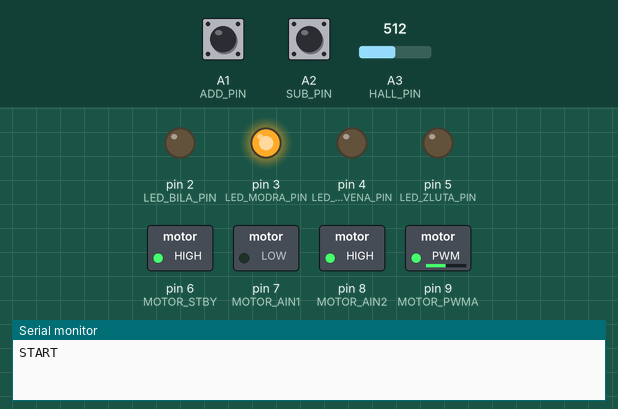
A sketch run on a simulated Arduino Uno, built with avr-gcc and run on an emulated ATmega328P. Shown: switched loads named in the sketch (green lamp = pin HIGH), output pins drawn as LEDs (lit = HIGH), the last lines printed to the serial monitor. The test bench sets the inputs (shaded band); at power-on: A3 (HALL_PIN) = 512, A1 (ADD_PIN) HIGH, A2 (SUB_PIN) HIGH.

Above: at 1.2 s.
1.3 s: A3 (HALL_PIN) set to 574
2.8 s: A3 (HALL_PIN) set to 593
At 3.3 s:
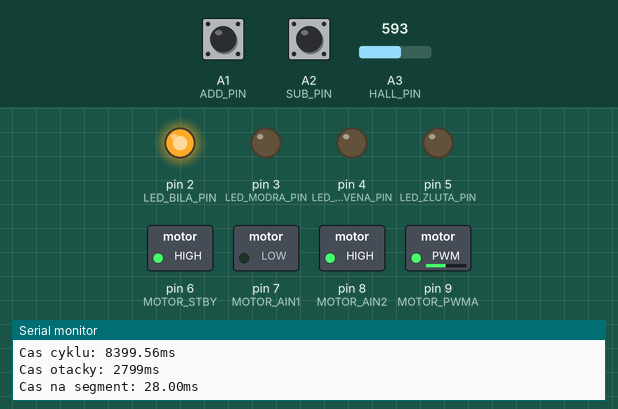
5.8 s: A1 (ADD_PIN) pulled LOW for 1 s
At 8.5 s:
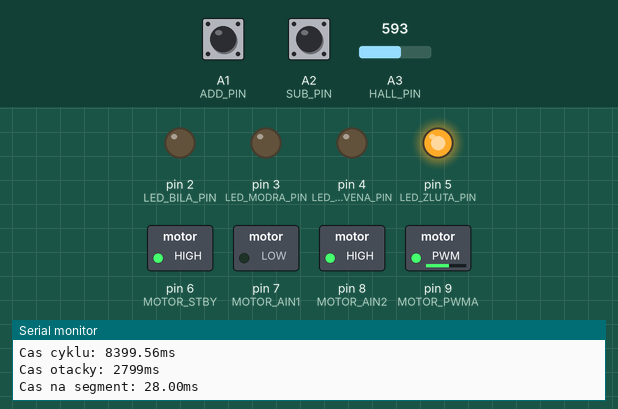
8.8 s: A2 (SUB_PIN) pulled LOW for 3.2 s
At 13.1 s:
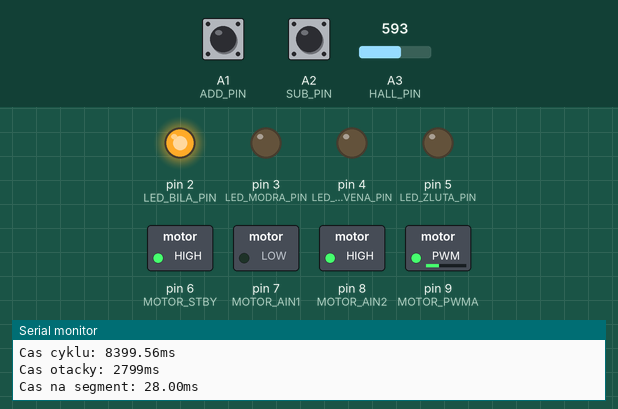
13.5 s: A2 (SUB_PIN) pulled LOW for 1 s
At 15.2 s:
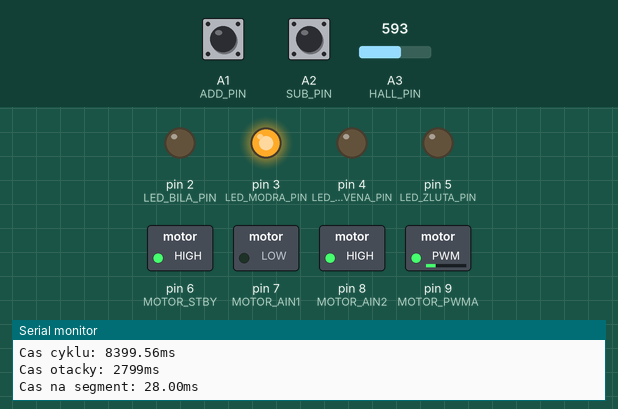
16.5 s: A2 (SUB_PIN) pulled LOW for 3.2 s
At 20.2 s:
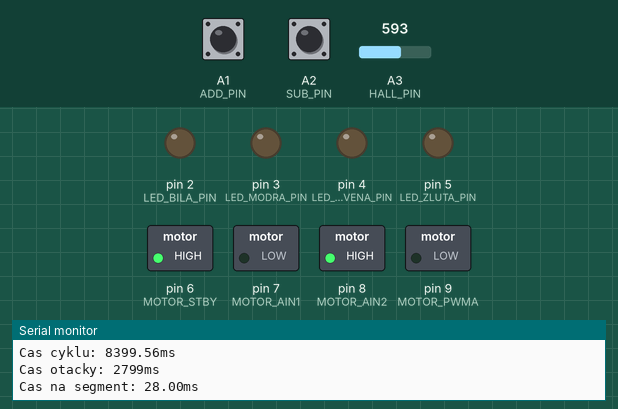
Timing chart, 0 to 21.7 s (numbered marks = the images above; inputs shaded):
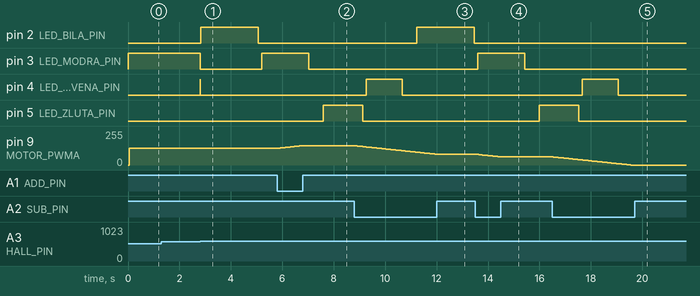

The sketch:

main.ino
```cpp
#include "LedRozmezi.hpp"
//#include <SparkFun_TB6612.h>

// definice hodnot ohledne cyklu
#define POCET_SEGMENTU_CYKLU 300
#define HALL_ZMENA_LIMIT 70
#define OTACKY_NA_CYKLUS 3.0 // pocet otacek osy potreba k udelani jednoho celeho cyklu

// definice pinu pro ovladani motoru
#define MOTOR_STBY 6
#define MOTOR_AIN1 7
#define MOTOR_AIN2 8
#define MOTOR_PWMA 9

// definice pinu pro hall senzor
#define HALL_PIN A3

// definice pinu pro tlacitka
#define ADD_PIN A1
#define SUB_PIN A2

// definice pinu pro ledky
#define LED_MODRA_PIN 3
#define LED_ZLUTA_PIN 5
#define LED_CERVENA_PIN 4
#define LED_BILA_PIN 2

// odsazeni pozice motoru vuci zacaktu segmenut (v poctu segmentu)
#define VYCHOZI_ODSAZENI 20
// prodleva cteni tlacitek v us
#define CAS_CTENI_TLACITEK (50 * 1000)


LedRozmezi modraLedka   = LedRozmezi(LED_MODRA_PIN,   5, 70, "modra");
LedRozmezi zlutaLedka   = LedRozmezi(LED_ZLUTA_PIN,   90, 145, "zluta");
LedRozmezi cervenaLedka = LedRozmezi(LED_CERVENA_PIN, 150, 200, "cervena");
LedRozmezi bilaLedka    = LedRozmezi(LED_BILA_PIN,    220, 300, "bila");

uint8_t rychlost = 125; // vychozi rychlost motoru (od 0 - 255)
unsigned long cas_minuleho_cteni = 0;
bool kalibracni_mod = false;
int odsazeni = VYCHOZI_ODSAZENI;

unsigned long cas_minule_otacky = 0;     // jak dlouho trvala posledni otacka
unsigned long cas_minuleho_segmentu = 0; // cas kdy se preslo do minuleho segmentu
double us_na_segment = 0xFFFFFFFF;       // prumerny cas jak dlouho trva jeden segment

int otacka_osy = 0;         // pocitadlo otacek osy. 3 otacky = 1 cyklus motoru
int minula_otacka_osy = 0;  // minuly stav pocitadla otacek osy

bool magnet_blizko = false; // bool pro "vypinani" kdy se reaguje na pozici magnetu
int segment = 0;            // pocitadlo kde se nachazime ve "virtualnim" poli


int rozdil(int hodnota1, int hodnota2) {
  return abs(hodnota1 - hodnota2);
}


void setup() {
  pinMode(HALL_PIN, INPUT);
  pinMode(MOTOR_STBY, OUTPUT);
  pinMode(MOTOR_AIN1, OUTPUT);
  pinMode(MOTOR_AIN2, OUTPUT);
  pinMode(MOTOR_STBY, OUTPUT);
  pinMode(MOTOR_PWMA, OUTPUT);
  pinMode(ADD_PIN, INPUT_PULLUP);
  pinMode(SUB_PIN, INPUT_PULLUP);

  Serial.begin(115200);
  Serial.println("START");

  digitalWrite(MOTOR_STBY, HIGH);
  digitalWrite(MOTOR_AIN1, LOW);
  digitalWrite(MOTOR_AIN2, HIGH);
}

void loop() {
  // celkovy cas od zapnuti
  unsigned long ted = micros();

  // precteme hodnotu kazdych 10 ms
  // velice jednoduchy zpusob jak vyresit velkou rychlost loopu
  if (ted - cas_minuleho_cteni >= 50000)
  {
    cas_minuleho_cteni = ted;

    // vycteni tlacitek pro ovladani rychlosti
    // obracena logika - 0 = zmacknuto
    bool pridat = !digitalRead(ADD_PIN);
    bool ubrat = !digitalRead(SUB_PIN);

    // zmacknuti obou tlacitek -> prepnout rezim
    if (pridat == true && ubrat == true)
    {
      // cekej dokud jsou tlacitka zmacknuta
      while (!digitalRead(ADD_PIN) || !digitalRead(SUB_PIN));
      kalibracni_mod = !kalibracni_mod;
    }

    // kalibracni rezim
    if (kalibracni_mod)
    {
      if (pridat && odsazeni != POCET_SEGMENTU_CYKLU)
      {
        odsazeni++;
      }
      // je zmacknute tlacitko pro ubrani a nejsme na limitu -> ubrat
      else if (ubrat && odsazeni != 0)
      {
        odsazeni--;
      }
    }
    // rychlostni rezim
    else
    {
      // je zmacknute tlacitko pro pridani a nejsme na limitu -> pridat
      if (pridat && rychlost != UINT8_MAX)
      {
        rychlost++;
      }
      // je zmacknute tlacitko pro ubrani a nejsme na limitu -> ubrat
      else if (ubrat && rychlost != 0)
      {
        rychlost--;
      }
    }

    // zapsani rychlosti do motoru
    analogWrite(MOTOR_PWMA, rychlost);
  }

  // senzor vraci linearni napeti
  // kdyz nic neni u senzoru, vraci +- polovinu mezi 0 - 5V
  // atmega168 ma 10bit ADC -> polovina = 2^10 / 2 = 512
  // zajima nas hall_zmena/rozdil od poloviny, takze absolutni hodnota poloviny - hodnota senzoru
  int hall_zmena = rozdil(analogRead(HALL_PIN), 512);

  // magnet se oddaluje, ale musime vyhladit mozne rychle zmeny -> + 30 at je zmena dost velka
  // dalsi moznost je zprumerovat hodnotu treba 5x po sobe a vyhladit to tak
  if (hall_zmena  + 30 < HALL_ZMENA_LIMIT && magnet_blizko) {
    magnet_blizko = false;
  }
  // zmena je dost velka -> magnet je dost blizko -> nova otacka
  else if (hall_zmena>= HALL_ZMENA_LIMIT && !magnet_blizko) {
    magnet_blizko = true;

    // pocitadlo otacek osy vzhledem k cyklu
    otacka_osy++;
    if (otacka_osy == 3) {
      otacka_osy = 0;
    }

    unsigned long us_na_otacku = ted - cas_minule_otacky;                     // vypocet casu v us ktery jak dlouho trva jedna otacka
    cas_minule_otacky = ted;                                                  // ulozeni casu posledni otacky
    us_na_segment = (us_na_otacku * OTACKY_NA_CYKLUS) / POCET_SEGMENTU_CYKLU; // vypocet jak dlouho bude zhruba trvat jeden segment v us

    Serial.print("Cas cyklu: ");
    Serial.print(us_na_otacku * OTACKY_NA_CYKLUS / 1000);
    Serial.println("ms");
    Serial.print("Cas otacky: ");
    Serial.print(us_na_otacku / 1000);
    Serial.println("ms");
    Serial.print("Cas na segment: ");
    Serial.print(us_na_segment / 1000);
    Serial.println("ms");
  }

  // ubehl cas segmentu -> posun se na dalsi
  if (ted - cas_minuleho_segmentu >= us_na_segment) {
    cas_minuleho_segmentu += us_na_segment;
    segment++;
  }

  // synchronizace segmentu kazdou otacku
  if (otacka_osy != minula_otacka_osy) {
    minula_otacka_osy = otacka_osy;
    //int wanted = POCET_SEGMENTU_CYKLU / OTACKY_NA_CYKLUS * otacka_osy;
    //if (wanted != segment) {
    //  Serial.print("sync ");
    //  Serial.print(wanted);
    //  Serial.print(" ");
    //  Serial.println(segment);
    //}
    segment = POCET_SEGMENTU_CYKLU / OTACKY_NA_CYKLUS * otacka_osy;
  }

  // vyresetovani pocitadla segmentu
  if (segment >= POCET_SEGMENTU_CYKLU) {
    segment = 0;
  }

  // vypocet odsazeni kvuli posunu segmentu vuci poloze hlavy motoru
  int offset_segment = (segment + odsazeni) % POCET_SEGMENTU_CYKLU;

  // ledky jsou zhasnute, pokud motor nebezi
  if (rychlost == 0)
  {
    offset_segment = -1;

  }

  // vsem LED se preda nynejsi segment a podle toho se rozsviti nebo zhasnou
  modraLedka.blikKontrola(offset_segment);
  cervenaLedka.blikKontrola(offset_segment);
  zlutaLedka.blikKontrola(offset_segment);
  bilaLedka.blikKontrola(offset_segment);
}
```

LedRozmezi.hpp
```cpp
#pragma once

class LedRozmezi {
public:
  int pin = 0;
  int zacatek = 0;
  int konec = 0;
  bool sviti = false;
  const char *jmeno;

  LedRozmezi(int pin, int zacatek, int konec, const char *jmeno) : pin(pin), zacatek(zacatek), konec(konec), jmeno(jmeno) {
    pinMode(pin, OUTPUT);
    digitalWrite(pin, LOW);
  }

  bool blikKontrola(int i) {
    bool svitila = sviti;
    if (i < konec && i >= zacatek) {
      sviti = true;
      digitalWrite(pin, HIGH);
    }
    else {
      sviti = false;
      digitalWrite(pin, LOW);
    }
    return sviti;
  }
};
```

Measured:
- the behaviour switches between 581 and 582 on A3 (HALL_PIN) (found by bisection; images 0 and 1)
- after the input at 1.3 s, every drawn part: stays the same
- after the input at 2.8 s, pin 2 (LED_BILA_PIN): LOW → HIGH at once, → LOW 2.2 s later; pin 3 (LED_MODRA_PIN): HIGH → LOW at once, → HIGH 2.4 s later; pin 4 (LED_CERVENA_PIN): LOW → HIGH at once, → LOW 0.01 s later
- after the input at 5.8 s, pin 9 (MOTOR_PWMA): moves from 125/255 to 145/255 over 0.95 s, starting at once
- after the input at 8.8 s, pin 9 (MOTOR_PWMA): moves from 145/255 to 81/255 over 3.2 s, starting at once
- after the input at 13.5 s, pin 9 (MOTOR_PWMA): moves from 81/255 to 61/255 over 0.95 s, starting at once
- after the input at 16.5 s, pin 2 (LED_BILA_PIN): stays LOW (without the input it goes to HIGH after 3.1 s); pin 3 (LED_MODRA_PIN): stays LOW (without the input it goes to HIGH after 5.5 s); pin 9 (MOTOR_PWMA): moves from 61/255 to 0/255 over 3.0 s, starting at once
